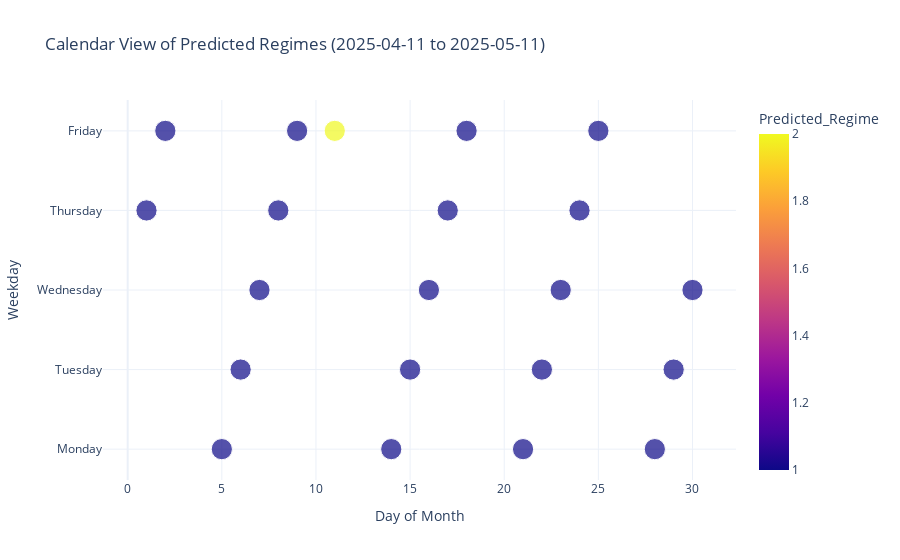

The cell this chart's notebook holds for it:
### Code cell
# Function to predict regimes for future periods
def predict_future_regimes(days=30):
    """
    Predict market regimes for the coming periods
    
    Parameters:
    -----------
    days : int
        Number of days to predict into the future
    
    Returns:
    --------
    DataFrame with date, predicted close price, VIX, and regime
    """
    today = datetime.today()
    future_date = today + timedelta(days=days)
    
    # Format dates
    start_date = today.strftime('%Y-%m-%d')
    end_date = future_date.strftime('%Y-%m-%d')
    
    print(f"Predicting regimes from {start_date} to {end_date}")
    
    # Use our existing function to generate predictions
    results = predict_regimes(model, df, start_date, end_date)
    
    if results is None or results.empty:
        print("Failed to generate predictions")
        return None
    
    # Create a calendar view of predicted regimes
    results['Day'] = results['Date'].dt.day
    results['Month'] = results['Date'].dt.month_name()
    results['Weekday'] = results['Date'].dt.day_name()
    
    # Create a calendar heatmap
    fig_cal = px.scatter(
        results,
        x='Day', 
        y='Weekday',
        color='Predicted_Regime',
        color_discrete_sequence=regime_colors,
        title=f'Calendar View of Predicted Regimes ({start_date} to {end_date})',
        hover_data=['Date', 'Close', 'VIX'],
        size_max=15,
        size=[10] * len(results)  # Fixed size for all points
    )
    
    fig_cal.update_layout(
        xaxis_title='Day of Month',
        yaxis_title='Weekday',
        yaxis=dict(
            categoryorder='array',
            categoryarray=['Monday', 'Tuesday', 'Wednesday', 'Thursday', 'Friday']
        ),
        template='plotly_white'
    )
    
    fig_cal.show()
    
    # Show distribution of predicted regimes
    regime_percentages = results['Predicted_Regime'].value_counts(normalize=True) * 100
    regime_counts = results['Predicted_Regime'].value_counts()
    
    print("\nPredicted Regime Distribution:")
    for regime in sorted(regime_percentages.index):
        print(f"Regime {regime}: {regime_percentages[regime]:.2f}% ({regime_counts[regime]} days)")
        # Get the interpretation
        for i, r_type in enumerate(regime_types):
            if i == regime:
                print(f"  → {r_type}")
    
    # Create prediction summary visualization
    fig_summary = make_subplots(rows=1, cols=2, 
                              subplot_titles=('Predicted Regimes', 'Daily Close Prices'),
                              specs=[[{"type": "pie"}, {"type": "scatter"}]])
    
    # Pie chart of regime distribution
    fig_summary.add_trace(
        go.Pie(
            labels=[f"Regime {i}" for i in sorted(regime_percentages.index)],
            values=regime_percentages.values,
            marker=dict(colors=[regime_colors[i] for i in sorted(regime_percentages.index)])
        ),
        row=1, col=1
    )
    
    # Line chart of predicted prices
    for regime in sorted(results['Predicted_Regime'].unique()):
        regime_data = results[results['Predicted_Regime'] == regime]
        fig_summary.add_trace(
            go.Scatter(
                x=regime_data['Date'],
                y=regime_data['Close'],
                mode='markers+lines',
                marker=dict(color=regime_colors[regime]),
                name=f'Regime {regime}'
            ),
            row=1, col=2
        )
    
    fig_summary.update_layout(
        height=500,
        title_text=f'Future Market Regime Predictions ({start_date} to {end_date})',
        template='plotly_white'
    )
    
    fig_summary.show()
    
    return results

# Example: Predict regimes for the next 30 days
future_predictions = predict_future_regimes(30)

### Figure 1 — Plotly figure (JSON) as saved in the notebook; plotly's stock layout.template omitted (floating-point values rounded to 4 significant figures)
{"data": [{"customdata": [["2025-04-11T00:00:00", 524.6, 25.69], ["2025-04-14T00:00:00", 524.6, 25.69], ["2025-04-15T00:00:00", 524.6, 25.69], ["2025-04-16T00:00:00", 524.6, 25.69], ["2025-04-17T00:00:00", 524.6, 25.69], ["2025-04-18T00:00:00", 524.6, 25.69], ["2025-04-21T00:00:00", 524.6, 25.69], ["2025-04-22T00:00:00", 524.6, 25.69], ["2025-04-23T00:00:00", 524.6, 25.69], ["2025-04-24T00:00:00", 524.6, 25.69], ["2025-04-25T00:00:00", 524.6, 25.69], ["2025-04-28T00:00:00", 524.6, 25.69], ["2025-04-29T00:00:00", 524.6, 25.69], ["2025-04-30T00:00:00", 524.6, 25.69], ["2025-05-01T00:00:00", 524.6, 25.69], ["2025-05-02T00:00:00", 524.6, 25.69], ["2025-05-05T00:00:00", 524.6, 25.69], ["2025-05-06T00:00:00", 524.6, 25.69], ["2025-05-07T00:00:00", 524.6, 25.69], ["2025-05-08T00:00:00", 524.6, 25.69], ["2025-05-09T00:00:00", 524.6, 25.69]], "hovertemplate": "Day=%{x}<br>Weekday=%{y}<br>size=%{marker.size}<br>Date=%{customdata[0]}<br>Close=%{customdata[1]}<br>VIX=%{customdata[2]}<br>Predicted_Regime=%{marker.color}<extra></extra>", "legendgroup": "", "marker": {"color": [2, 1, 1, 1, 1, 1, 1, 1, 1, 1, 1, 1, 1, 1, 1, 1, 1, 1, 1, 1, 1], "coloraxis": "coloraxis", "size": [10, 10, 10, 10, 10, 10, 10, 10, 10, 10, 10, 10, 10, 10, 10, 10, 10, 10, 10, 10, 10], "sizemode": "area", "sizeref": 0.04444, "symbol": "circle"}, "mode": "markers", "name": "", "orientation": "h", "showlegend": false, "type": "scatter", "x": [11, 14, 15, 16, 17, 18, 21, 22, 23, 24, 25, 28, 29, 30, 1, 2, 5, 6, 7, 8, 9], "xaxis": "x", "y": ["Friday", "Monday", "Tuesday", "Wednesday", "Thursday", "Friday", "Monday", "Tuesday", "Wednesday", "Thursday", "Friday", "Monday", "Tuesday", "Wednesday", "Thursday", "Friday", "Monday", "Tuesday", "Wednesday", "Thursday", "Friday"], "yaxis": "y"}], "layout": {"coloraxis": {"colorbar": {"title": {"text": "Predicted_Regime"}}, "colorscale": [[0, "#0d0887"], [0.1111, "#46039f"], [0.2222, "#7201a8"], [0.3333, "#9c179e"], [0.4444, "#bd3786"], [0.5556, "#d8576b"], [0.6667, "#ed7953"], [0.7778, "#fb9f3a"], [0.8889, "#fdca26"], [1, "#f0f921"]]}, "legend": {"itemsizing": "constant", "tracegroupgap": 0}, "title": {"text": "Calendar View of Predicted Regimes (2025-04-11 to 2025-05-11)"}, "xaxis": {"anchor": "y", "domain": [0, 1], "title": {"text": "Day of Month"}}, "yaxis": {"anchor": "x", "categoryarray": ["Monday", "Tuesday", "Wednesday", "Thursday", "Friday"], "categoryorder": "array", "domain": [0, 1], "title": {"text": "Weekday"}}}}
